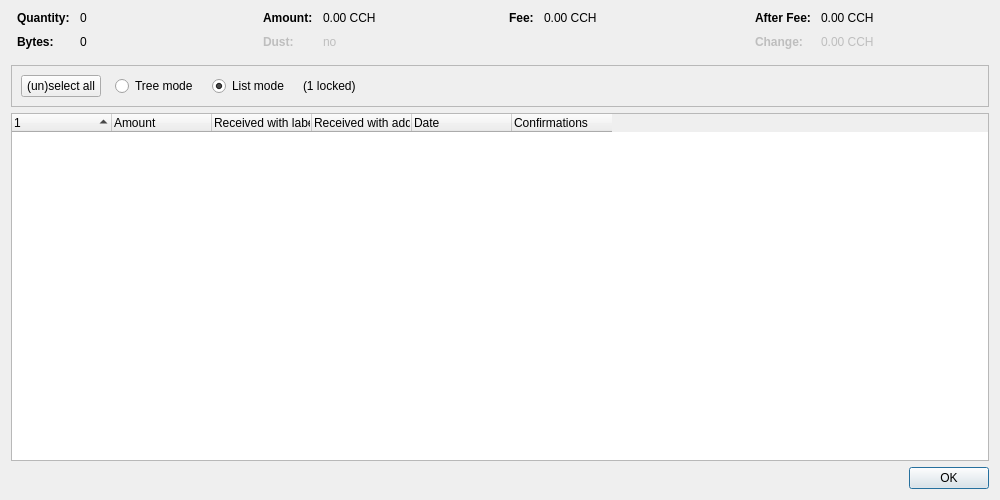
<?xml version="1.0" encoding="UTF-8"?>
<ui version="4.0">
 <class>CoinControlDialog</class>
 <widget class="QDialog" name="CoinControlDialog">
  <property name="geometry">
   <rect>
    <x>0</x>
    <y>0</y>
    <width>1000</width>
    <height>500</height>
   </rect>
  </property>
  <property name="windowTitle">
   <string>Coin Selection</string>
  </property>
  <layout class="QVBoxLayout" name="verticalLayout">
   <item>
    <layout class="QHBoxLayout" name="horizontalLayoutTop" stretch="0,0,0,0">
     <property name="topMargin">
      <number>0</number>
     </property>
     <property name="bottomMargin">
      <number>10</number>
     </property>
     <item>
      <layout class="QFormLayout" name="formLayoutCoinControl1">
       <property name="horizontalSpacing">
        <number>10</number>
       </property>
       <property name="verticalSpacing">
        <number>10</number>
       </property>
       <property name="leftMargin">
        <number>6</number>
       </property>
       <property name="rightMargin">
        <number>6</number>
       </property>
       <item row="0" column="0">
        <widget class="QLabel" name="labelCoinControlQuantityText">
         <property name="font">
          <font>
           <weight>75</weight>
           <bold>true</bold>
          </font>
         </property>
         <property name="text">
          <string>Quantity:</string>
         </property>
        </widget>
       </item>
       <item row="0" column="1">
        <widget class="QLabel" name="labelCoinControlQuantity">
         <property name="cursor">
          <cursorShape>IBeamCursor</cursorShape>
         </property>
         <property name="contextMenuPolicy">
          <enum>Qt::ActionsContextMenu</enum>
         </property>
         <property name="text">
          <string notr="true">0</string>
         </property>
         <property name="textInteractionFlags">
          <set>Qt::LinksAccessibleByMouse|Qt::TextSelectableByKeyboard|Qt::TextSelectableByMouse</set>
         </property>
        </widget>
       </item>
       <item row="1" column="0">
        <widget class="QLabel" name="labelCoinControlBytesText">
         <property name="font">
          <font>
           <weight>75</weight>
           <bold>true</bold>
          </font>
         </property>
         <property name="text">
          <string>Bytes:</string>
         </property>
        </widget>
       </item>
       <item row="1" column="1">
        <widget class="QLabel" name="labelCoinControlBytes">
         <property name="cursor">
          <cursorShape>IBeamCursor</cursorShape>
         </property>
         <property name="contextMenuPolicy">
          <enum>Qt::ActionsContextMenu</enum>
         </property>
         <property name="text">
          <string notr="true">0</string>
         </property>
         <property name="textInteractionFlags">
          <set>Qt::LinksAccessibleByMouse|Qt::TextSelectableByKeyboard|Qt::TextSelectableByMouse</set>
         </property>
        </widget>
       </item>
      </layout>
     </item>
     <item>
      <layout class="QFormLayout" name="formLayoutCoinControl2">
       <property name="horizontalSpacing">
        <number>10</number>
       </property>
       <property name="verticalSpacing">
        <number>10</number>
       </property>
       <property name="leftMargin">
        <number>6</number>
       </property>
       <property name="rightMargin">
        <number>6</number>
       </property>
       <item row="0" column="0">
        <widget class="QLabel" name="labelCoinControlAmountText">
         <property name="font">
          <font>
           <weight>75</weight>
           <bold>true</bold>
          </font>
         </property>
         <property name="text">
          <string>Amount:</string>
         </property>
        </widget>
       </item>
       <item row="0" column="1">
        <widget class="QLabel" name="labelCoinControlAmount">
         <property name="cursor">
          <cursorShape>IBeamCursor</cursorShape>
         </property>
         <property name="contextMenuPolicy">
          <enum>Qt::ActionsContextMenu</enum>
         </property>
         <property name="text">
          <string notr="true">0.00 CCH</string>
         </property>
         <property name="textInteractionFlags">
          <set>Qt::LinksAccessibleByMouse|Qt::TextSelectableByKeyboard|Qt::TextSelectableByMouse</set>
         </property>
        </widget>
       </item>
       <item row="1" column="0">
        <widget class="QLabel" name="labelCoinControlLowOutputText">
         <property name="enabled">
          <bool>false</bool>
         </property>
         <property name="font">
          <font>
           <weight>75</weight>
           <bold>true</bold>
          </font>
         </property>
         <property name="text">
          <string>Dust:</string>
         </property>
        </widget>
       </item>
       <item row="1" column="1">
        <widget class="QLabel" name="labelCoinControlLowOutput">
         <property name="enabled">
          <bool>false</bool>
         </property>
         <property name="cursor">
          <cursorShape>IBeamCursor</cursorShape>
         </property>
         <property name="contextMenuPolicy">
          <enum>Qt::ActionsContextMenu</enum>
         </property>
         <property name="text">
          <string notr="true">no</string>
         </property>
         <property name="textInteractionFlags">
          <set>Qt::LinksAccessibleByMouse|Qt::TextSelectableByKeyboard|Qt::TextSelectableByMouse</set>
         </property>
        </widget>
       </item>
      </layout>
     </item>
     <item>
      <layout class="QFormLayout" name="formLayoutCoinControl3">
       <property name="horizontalSpacing">
        <number>10</number>
       </property>
       <property name="verticalSpacing">
        <number>10</number>
       </property>
       <property name="leftMargin">
        <number>6</number>
       </property>
       <property name="rightMargin">
        <number>6</number>
       </property>
       <item row="0" column="0">
        <widget class="QLabel" name="labelCoinControlFeeText">
         <property name="font">
          <font>
           <weight>75</weight>
           <bold>true</bold>
          </font>
         </property>
         <property name="text">
          <string>Fee:</string>
         </property>
        </widget>
       </item>
       <item row="0" column="1">
        <widget class="QLabel" name="labelCoinControlFee">
         <property name="cursor">
          <cursorShape>IBeamCursor</cursorShape>
         </property>
         <property name="contextMenuPolicy">
          <enum>Qt::ActionsContextMenu</enum>
         </property>
         <property name="text">
          <string notr="true">0.00 CCH</string>
         </property>
         <property name="textInteractionFlags">
          <set>Qt::LinksAccessibleByMouse|Qt::TextSelectableByKeyboard|Qt::TextSelectableByMouse</set>
         </property>
        </widget>
       </item>
      </layout>
     </item>
     <item>
      <layout class="QFormLayout" name="formLayoutCoinControl4">
       <property name="horizontalSpacing">
        <number>10</number>
       </property>
       <property name="verticalSpacing">
        <number>10</number>
       </property>
       <property name="leftMargin">
        <number>6</number>
       </property>
       <property name="rightMargin">
        <number>6</number>
       </property>
       <item row="0" column="0">
        <widget class="QLabel" name="labelCoinControlAfterFeeText">
         <property name="font">
          <font>
           <weight>75</weight>
           <bold>true</bold>
          </font>
         </property>
         <property name="text">
          <string>After Fee:</string>
         </property>
        </widget>
       </item>
       <item row="0" column="1">
        <widget class="QLabel" name="labelCoinControlAfterFee">
         <property name="cursor">
          <cursorShape>IBeamCursor</cursorShape>
         </property>
         <property name="contextMenuPolicy">
          <enum>Qt::ActionsContextMenu</enum>
         </property>
         <property name="text">
          <string notr="true">0.00 CCH</string>
         </property>
         <property name="textInteractionFlags">
          <set>Qt::LinksAccessibleByMouse|Qt::TextSelectableByKeyboard|Qt::TextSelectableByMouse</set>
         </property>
        </widget>
       </item>
       <item row="1" column="0">
        <widget class="QLabel" name="labelCoinControlChangeText">
         <property name="enabled">
          <bool>false</bool>
         </property>
         <property name="font">
          <font>
           <weight>75</weight>
           <bold>true</bold>
          </font>
         </property>
         <property name="text">
          <string>Change:</string>
         </property>
        </widget>
       </item>
       <item row="1" column="1">
        <widget class="QLabel" name="labelCoinControlChange">
         <property name="enabled">
          <bool>false</bool>
         </property>
         <property name="cursor">
          <cursorShape>IBeamCursor</cursorShape>
         </property>
         <property name="contextMenuPolicy">
          <enum>Qt::ActionsContextMenu</enum>
         </property>
         <property name="text">
          <string notr="true">0.00 CCH</string>
         </property>
         <property name="textInteractionFlags">
          <set>Qt::LinksAccessibleByMouse|Qt::TextSelectableByKeyboard|Qt::TextSelectableByMouse</set>
         </property>
        </widget>
       </item>
      </layout>
     </item>
    </layout>
   </item>
   <item>
    <widget class="QFrame" name="frame">
     <property name="minimumSize">
      <size>
       <width>0</width>
       <height>40</height>
      </size>
     </property>
     <property name="frameShape">
      <enum>QFrame::StyledPanel</enum>
     </property>
     <property name="frameShadow">
      <enum>QFrame::Sunken</enum>
     </property>
     <layout class="QHBoxLayout" name="horizontalLayout">
      <item>
       <layout class="QHBoxLayout" name="horizontalLayoutPanel" stretch="0,0,0,0,0">
        <property name="spacing">
         <number>14</number>
        </property>
        <item>
         <widget class="QPushButton" name="pushButtonSelectAll">
          <property name="sizePolicy">
           <sizepolicy hsizetype="Maximum" vsizetype="Fixed">
            <horstretch>0</horstretch>
            <verstretch>0</verstretch>
           </sizepolicy>
          </property>
          <property name="text">
           <string>(un)select all</string>
          </property>
          <property name="autoDefault">
           <bool>false</bool>
          </property>
         </widget>
        </item>
        <item>
         <widget class="QRadioButton" name="radioTreeMode">
          <property name="sizePolicy">
           <sizepolicy hsizetype="Maximum" vsizetype="Fixed">
            <horstretch>0</horstretch>
            <verstretch>0</verstretch>
           </sizepolicy>
          </property>
          <property name="text">
           <string>Tree mode</string>
          </property>
         </widget>
        </item>
        <item>
         <widget class="QRadioButton" name="radioListMode">
          <property name="sizePolicy">
           <sizepolicy hsizetype="Maximum" vsizetype="Fixed">
            <horstretch>0</horstretch>
            <verstretch>0</verstretch>
           </sizepolicy>
          </property>
          <property name="text">
           <string>List mode</string>
          </property>
          <property name="checked">
           <bool>true</bool>
          </property>
         </widget>
        </item>
        <item>
         <widget class="QLabel" name="labelLocked">
          <property name="text">
           <string notr="true">(1 locked)</string>
          </property>
         </widget>
        </item>
        <item>
         <spacer name="horizontalSpacer">
          <property name="orientation">
           <enum>Qt::Horizontal</enum>
          </property>
          <property name="sizeHint" stdset="0">
           <size>
            <width>40</width>
            <height>20</height>
           </size>
          </property>
         </spacer>
        </item>
       </layout>
      </item>
     </layout>
    </widget>
   </item>
   <item>
    <widget class="CoinControlTreeWidget" name="treeWidget">
     <property name="contextMenuPolicy">
      <enum>Qt::CustomContextMenu</enum>
     </property>
     <property name="sortingEnabled">
      <bool>false</bool>
     </property>
     <property name="columnCount">
      <number>6</number>
     </property>
     <attribute name="headerShowSortIndicator" stdset="0">
      <bool>true</bool>
     </attribute>
     <attribute name="headerStretchLastSection">
      <bool>false</bool>
     </attribute>
     <column>
      <property name="text">
       <string/>
      </property>
     </column>
     <column>
      <property name="text">
       <string>Amount</string>
      </property>
     </column>
     <column>
      <property name="text">
       <string>Received with label</string>
      </property>
     </column>
     <column>
      <property name="text">
       <string>Received with address</string>
      </property>
     </column>
     <column>
      <property name="text">
       <string>Date</string>
      </property>
     </column>
     <column>
      <property name="text">
       <string>Confirmations</string>
      </property>
      <property name="toolTip">
       <string>Confirmed</string>
      </property>
     </column>
     <column>
      <property name="text">
       <string/>
      </property>
     </column>
     <column>
      <property name="text">
       <string/>
      </property>
     </column>
     <column>
      <property name="text">
       <string/>
      </property>
     </column>
     <column>
      <property name="text">
       <string/>
      </property>
     </column>
    </widget>
   </item>
   <item>
    <widget class="QDialogButtonBox" name="buttonBox">
     <property name="orientation">
      <enum>Qt::Horizontal</enum>
     </property>
     <property name="standardButtons">
      <set>QDialogButtonBox::Ok</set>
     </property>
    </widget>
   </item>
  </layout>
 </widget>
 <customwidgets>
  <customwidget>
   <class>CoinControlTreeWidget</class>
   <extends>QTreeWidget</extends>
   <header>qt/coincontroltreewidget.h</header>
  </customwidget>
 </customwidgets>
 <resources/>
 <connections/>
</ui>
